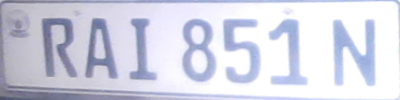
#> input picture data/captures/EAL851N.png, 400 x 100 px
$ python -i ocr.py   (imports and definitions only)
#> lines starting #> are read from the running program, lines starting #| are printed output that depends on the picture; after the words box and inside, x2 and y2 are one past the last pixel; in counts of white or black regions, pixels touching at a corner belong together
#> further down, picture is the input picture: shape (100, 400, 3); mean B, G, R 228.2, 213, 211.6
import cv2
import pytesseract
import re

# Use the locally installed Windows Tesseract executable.
pytesseract.pytesseract.tesseract_cmd = r"C:\Program Files\Tesseract-OCR\tesseract.exe"

def preprocess_for_ocr(plate_img):
    gray = cv2.cvtColor(plate_img, cv2.COLOR_BGR2GRAY)
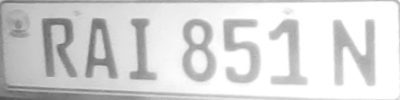
#> gray: shape (100, 400); min 82, max 255, mean 214.3
    gray = cv2.bilateralFilter(gray, 9, 75, 75)
    thresh = cv2.threshold(gray, 0, 255, cv2.THRESH_BINARY + cv2.THRESH_OTSU)[1]
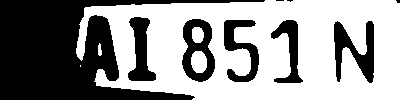
#> thresh: shape (100, 400); 57.9% white; 9 black regions (3 under 20 px), largest, box (x1, y1, x2, y2) and area: (0, 0, 265, 100) 11655, (334, 21, 374, 83) 1226, (182, 19, 215, 82) 1176, (224, 20, 259, 82) 985, (128, 17, 156, 81) 978, (271, 20, 303, 83) 813
    return thresh


def clean_text(text: str) -> str:
    text = text.upper().strip()
    text = re.sub(r"[^A-Z0-9]", "", text)
    return text


def read_plate_text(plate_img):
    processed = preprocess_for_ocr(plate_img)

    config = r'--oem 3 --psm 7 -c tessedit_char_whitelist=ABCDEFGHIJKLMNOPQRSTUVWXYZ0123456789'
    raw_text = pytesseract.image_to_string(processed, config=config)
    text = clean_text(raw_text)

    return text, processed

>>> import cv2
>>> picture = cv2.imread('../data/captures/EAL851N.png')
>>> result = preprocess_for_ocr(picture)

$ run again, on data/captures/RAI851.png
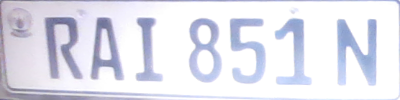
#> input picture data/captures/RAI851.png, 400 x 100 px
#> picture is the input picture: shape (100, 400, 3); mean B, G, R 237.5, 226.6, 226
#> in preprocess_for_ocr, `gray = cv2.bilateralFilter(gray, 9, 75, 75)`:
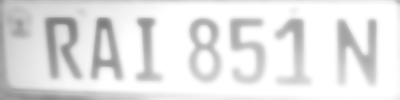
#> gray: shape (100, 400); min 123, max 255, mean 228
#> in preprocess_for_ocr, `thresh = cv2.threshold(gray, 0, 255, cv2.THRESH_BINARY + cv2.THRESH_OT..`:
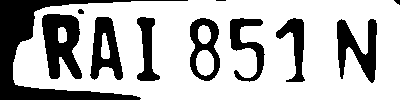
#> thresh: shape (100, 400); 71.1% white; 11 black regions (2 under 20 px), largest, box (x1, y1, x2, y2) and area: (0, 0, 188, 100) 3868, (42, 14, 82, 79) 1750, (337, 19, 377, 83) 1317
